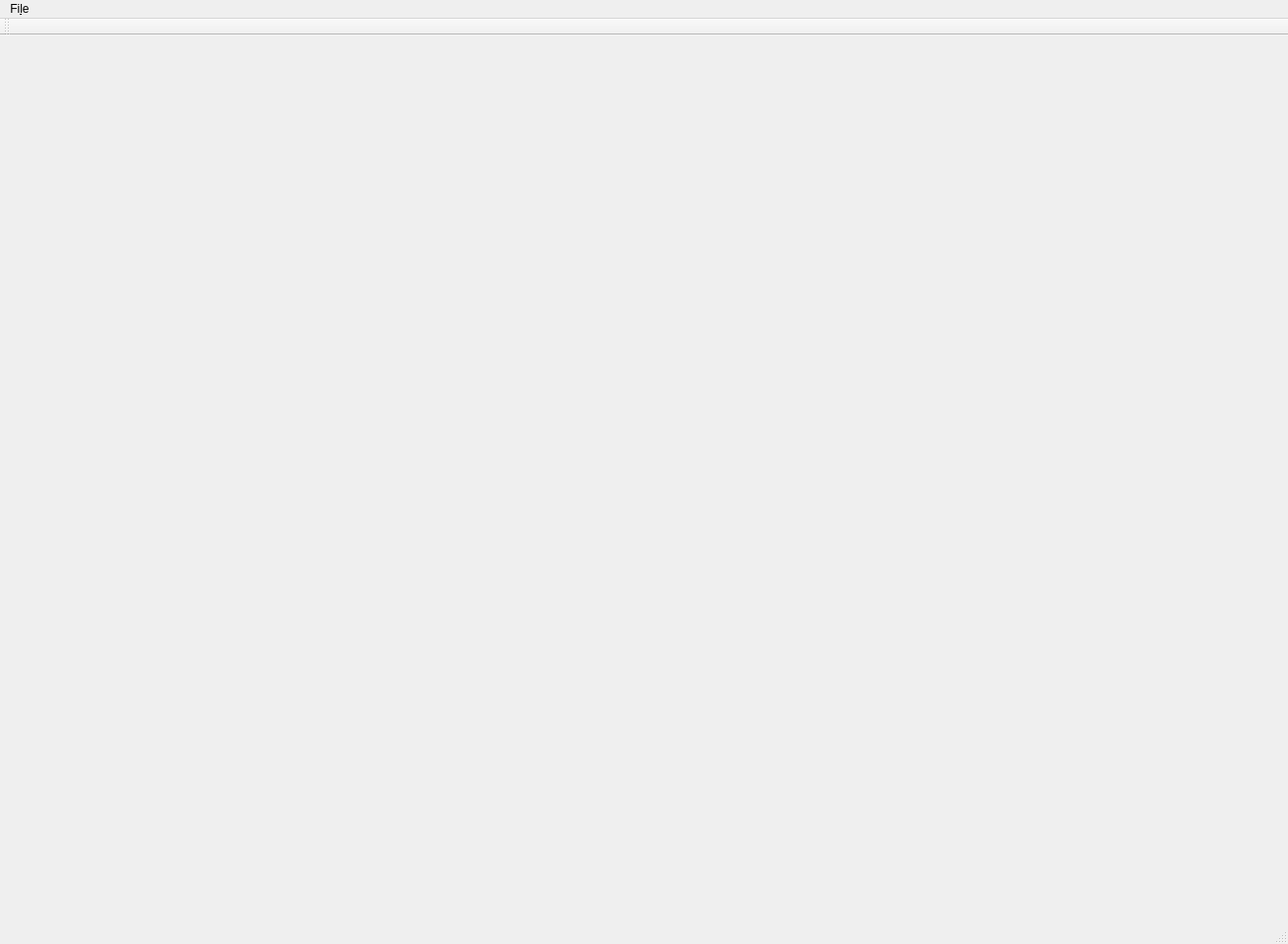
<?xml version="1.0" encoding="UTF-8"?>
<ui version="4.0">
 <class>tooltip</class>
 <widget class="QMainWindow" name="tooltip">
  <property name="geometry">
   <rect>
    <x>0</x>
    <y>0</y>
    <width>1307</width>
    <height>958</height>
   </rect>
  </property>
  <property name="windowTitle">
   <string>tooltip</string>
  </property>
  <widget class="QWidget" name="centralWidget">
   <layout class="QHBoxLayout" name="horizontalLayout">
    <item>
     <widget class="tooltiptest" name="widget" native="true"/>
    </item>
   </layout>
  </widget>
  <widget class="QMenuBar" name="menuBar">
   <property name="geometry">
    <rect>
     <x>0</x>
     <y>0</y>
     <width>1307</width>
     <height>30</height>
    </rect>
   </property>
   <widget class="QMenu" name="menuFile">
    <property name="title">
     <string>Fi&amp;le</string>
    </property>
    <addaction name="actionDialog"/>
   </widget>
   <addaction name="menuFile"/>
  </widget>
  <widget class="QToolBar" name="mainToolBar">
   <attribute name="toolBarArea">
    <enum>TopToolBarArea</enum>
   </attribute>
   <attribute name="toolBarBreak">
    <bool>false</bool>
   </attribute>
  </widget>
  <widget class="QStatusBar" name="statusBar"/>
  <action name="actionDialog">
   <property name="text">
    <string>&amp;Dialog</string>
   </property>
  </action>
  <action name="actionExit">
   <property name="text">
    <string>&amp;Exit</string>
   </property>
  </action>
 </widget>
 <layoutdefault spacing="6" margin="11"/>
 <customwidgets>
  <customwidget>
   <class>tooltiptest</class>
   <extends>QWidget</extends>
   <header>tooltiptest.h</header>
   <container>1</container>
  </customwidget>
 </customwidgets>
 <resources/>
 <connections/>
</ui>
